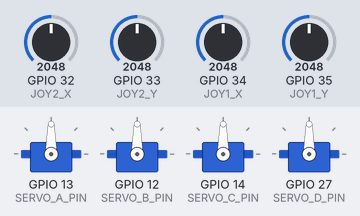
A sketch run on a simulated ESP32. Shown: 4 × servo. The inputs (shaded band) are chosen by the test bench; at power-on: GPIO 32 (JOY2_X) = 2048, GPIO 33 (JOY2_Y) = 2048, GPIO 34 (JOY1_X) = 2048, GPIO 35 (JOY1_Y) = 2048.

Above: at 1.2 s.
1.3 s: GPIO 32 (JOY2_X) set to 2129
2.8 s: GPIO 32 (JOY2_X) set to 2270
At 3.28 s:
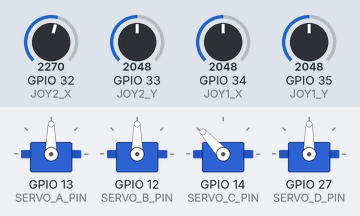
At 4.9 s:
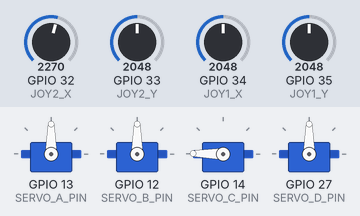
5.2 s: GPIO 33 (JOY2_Y) set to 2166
6.7 s: GPIO 33 (JOY2_Y) set to 2246
At 8.3 s:
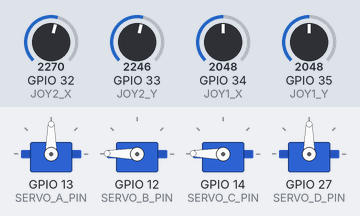
9.1 s: GPIO 34 (JOY1_X) set to 2136
10.6 s: GPIO 34 (JOY1_X) set to 2233
At 12.3 s:
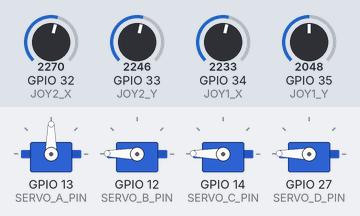
Timing chart, 0 to 13.8 s (numbered marks = the images above; inputs shaded):
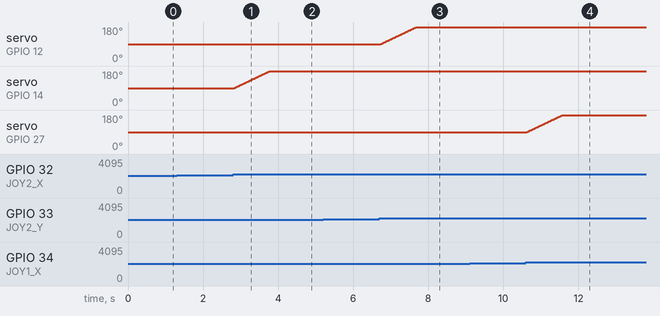

Measured:
- the behaviour switches between 2198 and 2199 on GPIO 32 (JOY2_X) (found by bisection; images 0 and 1)
- the behaviour switches between 2198 and 2199 on GPIO 33 (JOY2_Y) (found by bisection; images 2 and 3)
- the behaviour switches between 2198 and 2199 on GPIO 34 (JOY1_X) (found by bisection; images 3 and 4)
- after the input at 1.3 s, every drawn part: stays the same
- after the input at 2.8 s, servo on GPIO 14 (SERVO_C_PIN): moves from 90° to 179° over 0.95 s, starting at once
- after the input at 5.2 s, every drawn part: stays the same
- after the input at 6.7 s, servo on GPIO 12 (SERVO_B_PIN): moves from 90° to 179° over 0.95 s, starting at once
- after the input at 9.1 s, every drawn part: stays the same
- after the input at 10.6 s, servo on GPIO 27 (SERVO_D_PIN): moves from 90° to 179° over 0.95 s, starting at once

The sketch:

tracked_rover.ino
```cpp
// Include the ESP32 Servo library to control servo motors
#include <ESP32Servo.h>

//======================================================
// Servo Pin Definitions
//======================================================

// Servo A is connected to GPIO 13
#define SERVO_A_PIN 13

// Servo B is connected to GPIO 12
#define SERVO_B_PIN 12

// Servo C is connected to GPIO 14
#define SERVO_C_PIN 14

// Servo D is connected to GPIO 27
#define SERVO_D_PIN 27


//======================================================
// Joystick Pin Definitions
//======================================================

// Joystick 1 controls Servo A and Servo D

// X-axis output of Joystick 1 connected to GPIO34
#define JOY1_X 34

// Y-axis output of Joystick 1 connected to GPIO35
#define JOY1_Y 35

// Joystick 2 controls Servo B and Servo C

// X-axis output of Joystick 2 connected to GPIO32
#define JOY2_X 32

// Y-axis output of Joystick 2 connected to GPIO33
#define JOY2_Y 33


//======================================================
// Create Servo Objects
//======================================================

// Create servo object for Servo A
Servo servoA;

// Create servo object for Servo B
Servo servoB;

// Create servo object for Servo C
Servo servoC;

// Create servo object for Servo D
Servo servoD;


//======================================================
// Current Servo Angles
//======================================================

// Stores the current angle of Servo A
float angleA = 90;

// Stores the current angle of Servo B
float angleB = 90;

// Stores the current angle of Servo C
float angleC = 90;

// Stores the current angle of Servo D
float angleD = 90;


//======================================================
// Target Servo Angles
//======================================================

// Desired angle for Servo A
float targetA = 90;

// Desired angle for Servo B
float targetB = 90;

// Desired angle for Servo C
float targetC = 90;

// Desired angle for Servo D
float targetD = 90;


//======================================================
// Control Parameters
//======================================================

// Ignore small joystick movements around the center
const int deadZone = 150;

// Amount the target angle changes in each loop
const float speed = 1.0;

// Smoothness factor
// Smaller value = smoother but slower movement
// Larger value = faster response
const float smooth = 0.25;


//======================================================
// Setup Function
// Runs once after ESP32 powers on
//======================================================
void setup()
{
  // Start Serial Monitor at 115200 baud
  Serial.begin(115200);

  // Attach Servo A to GPIO13
  servoA.attach(SERVO_A_PIN);

  // Attach Servo B to GPIO12
  servoB.attach(SERVO_B_PIN);

  // Attach Servo C to GPIO14
  servoC.attach(SERVO_C_PIN);

  // Attach Servo D to GPIO27
  servoD.attach(SERVO_D_PIN);

  // Move Servo A to center position (90°)
  servoA.write(90);

  // Move Servo B to center position
  servoB.write(90);

  // Move Servo C to center position
  servoC.write(90);

  // Move Servo D to center position
  servoD.write(90);
}


//======================================================
// Main Loop
// Runs continuously
//======================================================
void loop()
{
  // Read Joystick 1 and update Servo A & D targets
  joystick1Control();

  // Read Joystick 2 and update Servo B & C targets
  joystick2Control();

  // Smoothly move all servos toward their targets
  smoothMoveServos();

  // Wait 10 milliseconds
  delay(10);
}


//======================================================
// Joystick 1 Control Function
// Up/Down controls Servo A
// Left/Right controls Servo D
//======================================================
void joystick1Control()
{
  // Read X-axis value (0-4095)
  int x = analogRead(JOY1_X);

  // Read Y-axis value (0-4095)
  int y = analogRead(JOY1_Y);

  // Shift X value so center becomes 0
  int dx = x - 2048;

  // Shift Y value so center becomes 0
  int dy = y - 2048;

  //--------------- Servo A ----------------//

  // If joystick pushed upward beyond dead zone
  if (dy > deadZone)

    // Increase target angle
    targetA += speed;

  // If joystick pushed downward
  else if (dy < -deadZone)

    // Decrease target angle
    targetA -= speed;

  //--------------- Servo D ----------------//

  // If joystick pushed right
  if (dx > deadZone)

    // Increase target angle
    targetD += speed;

  // If joystick pushed left
  else if (dx < -deadZone)

    // Decrease target angle
    targetD -= speed;

  // Limit Servo A angle between 0° and 180°
  targetA = constrain(targetA, 0, 180);

  // Limit Servo D angle between 0° and 180°
  targetD = constrain(targetD, 0, 180);
}


//======================================================
// Joystick 2 Control Function
// Up/Down controls Servo B
// Left/Right controls Servo C
//======================================================
void joystick2Control()
{
  // Read X-axis value
  int x = analogRead(JOY2_X);

  // Read Y-axis value
  int y = analogRead(JOY2_Y);

  // Make joystick center equal to zero
  int dx = x - 2048;

  // Make joystick center equal to zero
  int dy = y - 2048;

  //--------------- Servo B ----------------//

  // Joystick moved upward
  if (dy > deadZone)

    // Increase target angle
    targetB += speed;

  // Joystick moved downward
  else if (dy < -deadZone)

    // Decrease target angle
    targetB -= speed;

  //--------------- Servo C ----------------//

  // Joystick moved right
  if (dx > deadZone)

    // Increase target angle
    targetC += speed;

  // Joystick moved left
  else if (dx < -deadZone)

    // Decrease target angle
    targetC -= speed;

  // Keep Servo B within safe limits
  targetB = constrain(targetB, 0, 180);

  // Keep Servo C within safe limits
  targetC = constrain(targetC, 0, 180);
}


//======================================================
// Smooth Servo Movement Function
// Makes movement gradual instead of jumping
//======================================================
void smoothMoveServos()
{
  // Move Servo A partway toward its target
  angleA += (targetA - angleA) * smooth;

  // Move Servo B partway toward its target
  angleB += (targetB - angleB) * smooth;

  // Move Servo C partway toward its target
  angleC += (targetC - angleC) * smooth;

  // Move Servo D partway toward its target
  angleD += (targetD - angleD) * smooth;

  // Send the calculated angle to Servo A
  servoA.write((int)angleA);

  // Send the calculated angle to Servo B
  servoB.write((int)angleB);

  // Send the calculated angle to Servo C
  servoC.write((int)angleC);

  // Send the calculated angle to Servo D
  servoD.write((int)angleD);
}
```
